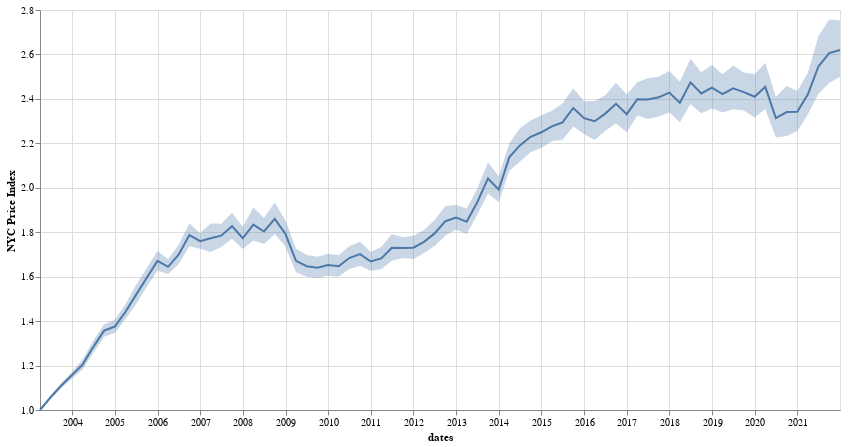

The cell this chart's notebook holds for it:
### Code cell
idx = calc_index(df)
plot(idx.dates, idx.index, label="NYC", legend=:topleft, title="Real Estate Price Index", palette=:seaborn_colorblind)
idx

idx |>
@vlplot(x=:dates) +
@vlplot(
    mark=:errorband,
    y={
        :ci₀,
        title="NYC Price Index",
        scale= {zero = false }
    },
    y2={
        :ci₁
    }
) +
@vlplot(
    :line,
    y = :index,
    width=800,
    height=400
)

### Figure 1 — Vega-Lite specification as saved in the notebook (floating-point values rounded to 4 significant figures)
{"data": {"values": [{"ci₀": 1, "ci₁": 1, "dates": "2003-03-31", "index": 1}, {"ci₀": 1.065, "ci₁": 1.05, "dates": "2003-06-30", "index": 1.057}, {"ci₀": 1.122, "ci₁": 1.099, "dates": "2003-09-30", "index": 1.11}, {"ci₀": 1.173, "ci₁": 1.142, "dates": "2003-12-31", "index": 1.157}, {"ci₀": 1.229, "ci₁": 1.183, "dates": "2004-03-31", "index": 1.205}, {"ci₀": 1.312, "ci₁": 1.257, "dates": "2004-06-30", "index": 1.284}, {"ci₀": 1.386, "ci₁": 1.33, "dates": "2004-09-30", "index": 1.357}, {"ci₀": 1.406, "ci₁": 1.346, "dates": "2004-12-31", "index": 1.376}, {"ci₀": 1.475, "ci₁": 1.408, "dates": "2005-03-31", "index": 1.441}, {"ci₀": 1.562, "ci₁": 1.476, "dates": "2005-06-30", "index": 1.518}, {"ci₀": 1.638, "ci₁": 1.555, "dates": "2005-09-30", "index": 1.595}, {"ci₀": 1.716, "ci₁": 1.628, "dates": "2005-12-31", "index": 1.671}, {"ci₀": 1.679, "ci₁": 1.611, "dates": "2006-03-31", "index": 1.644}, {"ci₀": 1.744, "ci₁": 1.656, "dates": "2006-06-30", "index": 1.699}, {"ci₀": 1.841, "ci₁": 1.737, "dates": "2006-09-30", "index": 1.787}, {"ci₀": 1.795, "ci₁": 1.726, "dates": "2006-12-31", "index": 1.76}, {"ci₀": 1.839, "ci₁": 1.711, "dates": "2007-03-31", "index": 1.772}, {"ci₀": 1.839, "ci₁": 1.733, "dates": "2007-06-30", "index": 1.784}, {"ci₀": 1.888, "ci₁": 1.771, "dates": "2007-09-30", "index": 1.827}, {"ci₀": 1.824, "ci₁": 1.724, "dates": "2007-12-31", "index": 1.773}, {"ci₀": 1.913, "ci₁": 1.762, "dates": "2008-03-31", "index": 1.835}, {"ci₀": 1.864, "ci₁": 1.747, "dates": "2008-06-30", "index": 1.803}, {"ci₀": 1.934, "ci₁": 1.792, "dates": "2008-09-30", "index": 1.86}, {"ci₀": 1.853, "ci₁": 1.735, "dates": "2008-12-31", "index": 1.792}, {"ci₀": 1.726, "ci₁": 1.619, "dates": "2009-03-31", "index": 1.671}, {"ci₀": 1.697, "ci₁": 1.6, "dates": "2009-06-30", "index": 1.647}, {"ci₀": 1.69, "ci₁": 1.594, "dates": "2009-09-30", "index": 1.641}, {"ci₀": 1.703, "ci₁": 1.604, "dates": "2009-12-31", "index": 1.652}, {"ci₀": 1.697, "ci₁": 1.599, "dates": "2010-03-31", "index": 1.647}, {"ci₀": 1.737, "ci₁": 1.634, "dates": "2010-06-30", "index": 1.684}, {"ci₀": 1.757, "ci₁": 1.649, "dates": "2010-09-30", "index": 1.701}, {"ci₀": 1.711, "ci₁": 1.627, "dates": "2010-12-31", "index": 1.668}, {"ci₀": 1.734, "ci₁": 1.634, "dates": "2011-03-31", "index": 1.682}, {"ci₀": 1.792, "ci₁": 1.671, "dates": "2011-06-30", "index": 1.73}, {"ci₀": 1.777, "ci₁": 1.684, "dates": "2011-09-30", "index": 1.729}, {"ci₀": 1.784, "ci₁": 1.68, "dates": "2011-12-31", "index": 1.73}, {"ci₀": 1.81, "ci₁": 1.707, "dates": "2012-03-31", "index": 1.757}, {"ci₀": 1.855, "ci₁": 1.738, "dates": "2012-06-30", "index": 1.795}, {"ci₀": 1.918, "ci₁": 1.786, "dates": "2012-09-30", "index": 1.85}, {"ci₀": 1.922, "ci₁": 1.812, "dates": "2012-12-31", "index": 1.866}, {"ci₀": 1.907, "ci₁": 1.792, "dates": "2013-03-31", "index": 1.848}, {"ci₀": 1.995, "ci₁": 1.878, "dates": "2013-06-30", "index": 1.935}, {"ci₀": 2.115, "ci₁": 1.974, "dates": "2013-09-30", "index": 2.042}, {"ci₀": 2.052, "ci₁": 1.934, "dates": "2013-12-31", "index": 1.992}, {"ci₀": 2.201, "ci₁": 2.077, "dates": "2014-03-31", "index": 2.137}, {"ci₀": 2.268, "ci₁": 2.118, "dates": "2014-06-30", "index": 2.191}, {"ci₀": 2.303, "ci₁": 2.16, "dates": "2014-09-30", "index": 2.229}, {"ci₀": 2.325, "ci₁": 2.179, "dates": "2014-12-31", "index": 2.25}, {"ci₀": 2.347, "ci₁": 2.21, "dates": "2015-03-31", "index": 2.276}, {"ci₀": 2.379, "ci₁": 2.216, "dates": "2015-06-30", "index": 2.295}, {"ci₀": 2.448, "ci₁": 2.276, "dates": "2015-09-30", "index": 2.359}, {"ci₀": 2.389, "ci₁": 2.242, "dates": "2015-12-31", "index": 2.313}, {"ci₀": 2.391, "ci₁": 2.215, "dates": "2016-03-31", "index": 2.3}, {"ci₀": 2.416, "ci₁": 2.257, "dates": "2016-06-30", "index": 2.334}, {"ci₀": 2.473, "ci₁": 2.289, "dates": "2016-09-30", "index": 2.378}, {"ci₀": 2.42, "ci₁": 2.249, "dates": "2016-12-31", "index": 2.331}, {"ci₀": 2.475, "ci₁": 2.325, "dates": "2017-03-31", "index": 2.398}, {"ci₀": 2.492, "ci₁": 2.31, "dates": "2017-06-30", "index": 2.398}, {"ci₀": 2.499, "ci₁": 2.321, "dates": "2017-09-30", "index": 2.407}, {"ci₀": 2.525, "ci₁": 2.338, "dates": "2017-12-31", "index": 2.428}, {"ci₀": 2.477, "ci₁": 2.295, "dates": "2018-03-31", "index": 2.382}, {"ci₀": 2.58, "ci₁": 2.377, "dates": "2018-06-30", "index": 2.474}, {"ci₀": 2.52, "ci₁": 2.336, "dates": "2018-09-30", "index": 2.424}, {"ci₀": 2.552, "ci₁": 2.357, "dates": "2018-12-31", "index": 2.451}, {"ci₀": 2.511, "ci₁": 2.338, "dates": "2019-03-31", "index": 2.422}, {"ci₀": 2.55, "ci₁": 2.353, "dates": "2019-06-30", "index": 2.447}, {"ci₀": 2.519, "ci₁": 2.348, "dates": "2019-09-30", "index": 2.431}, {"ci₀": 2.511, "ci₁": 2.316, "dates": "2019-12-31", "index": 2.41}, {"ci₀": 2.562, "ci₁": 2.355, "dates": "2020-03-31", "index": 2.454}, {"ci₀": 2.408, "ci₁": 2.226, "dates": "2020-06-30", "index": 2.314}, {"ci₀": 2.458, "ci₁": 2.233, "dates": "2020-09-30", "index": 2.341}, {"ci₀": 2.436, "ci₁": 2.256, "dates": "2020-12-31", "index": 2.342}, {"ci₀": 2.517, "ci₁": 2.331, "dates": "2021-03-31", "index": 2.421}, {"ci₀": 2.683, "ci₁": 2.423, "dates": "2021-06-30", "index": 2.547}, {"ci₀": 2.757, "ci₁": 2.471, "dates": "2021-09-30", "index": 2.606}, {"ci₀": 2.753, "ci₁": 2.5, "dates": "2021-12-31", "index": 2.62}]}, "encoding": {"x": {"field": "dates", "type": "temporal"}}, "layer": [{"encoding": {"y": {"field": "ci₀", "scale": {"zero": false}, "title": "NYC Price Index", "type": "quantitative"}, "y2": {"field": "ci₁", "type": "quantitative"}}, "mark": "errorband"}, {"encoding": {"y": {"field": "index", "type": "quantitative"}}, "height": 400, "mark": "line", "width": 800}]}
